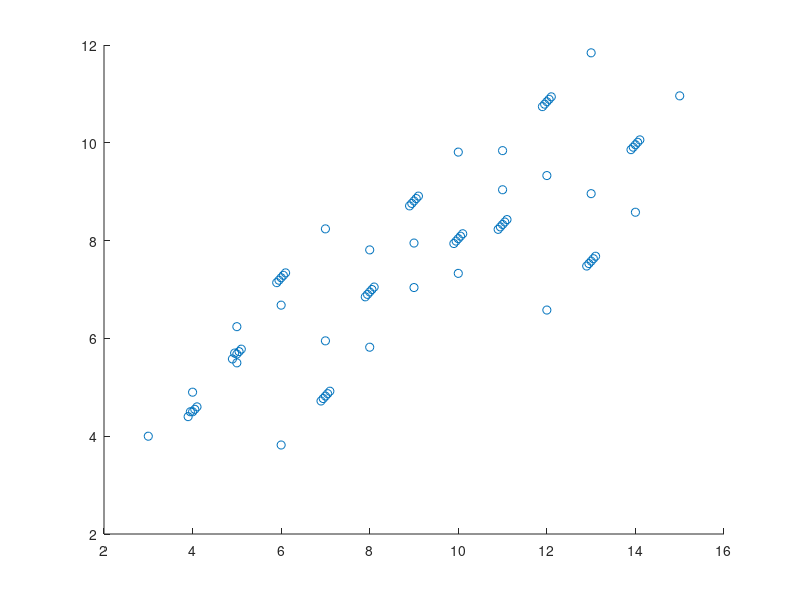
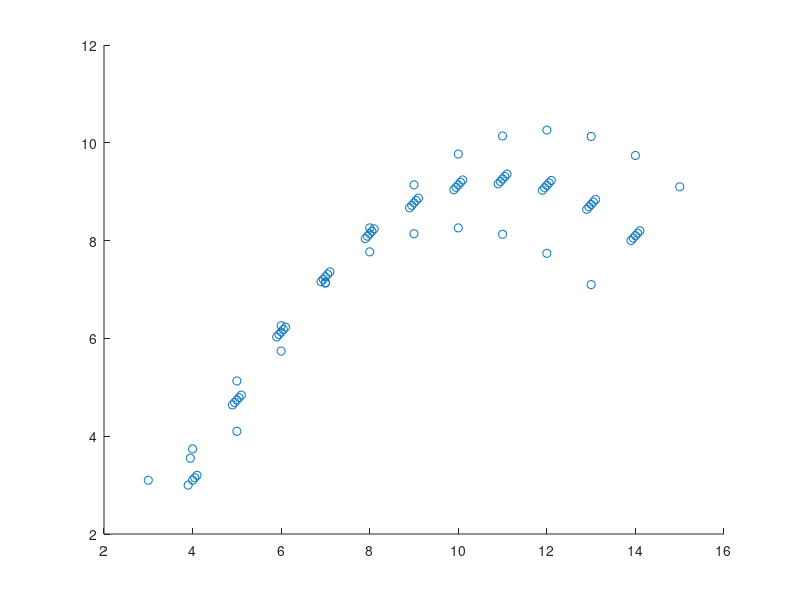
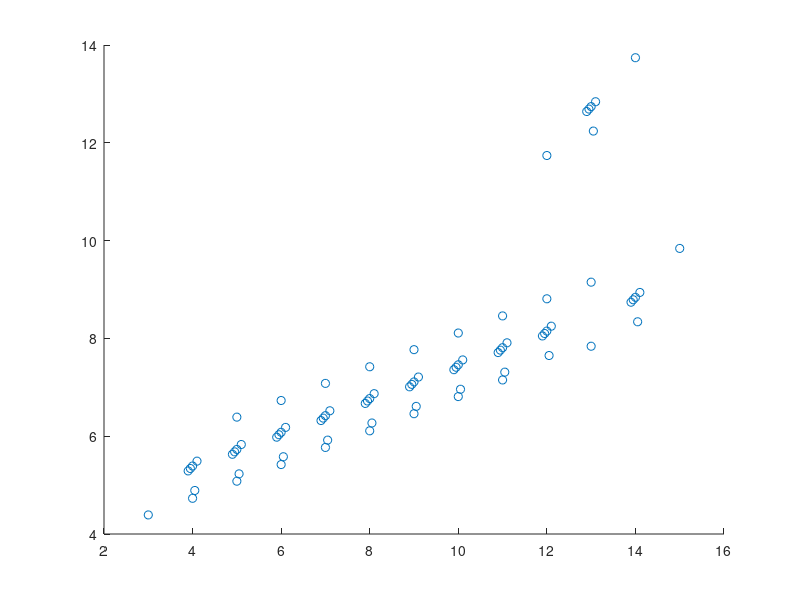
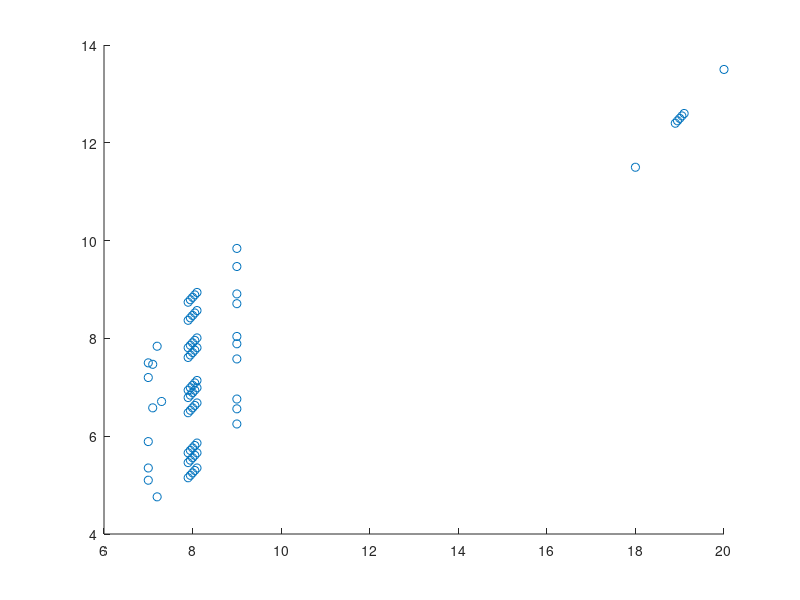

Reproduce these figures in MATLAB, in order.
a = load('data1.txt')
figure(1)
scatter(a(:,1), a(:,2))
b = load('data2.txt')
figure(2)
scatter(b(:,1),b(:,2));
c = load('data3.txt')
figure(3)
scatter(c(:,1), c(:,2));
d = load('data4.txt')
figure(4)
scatter(d(:,1), d(:,2))